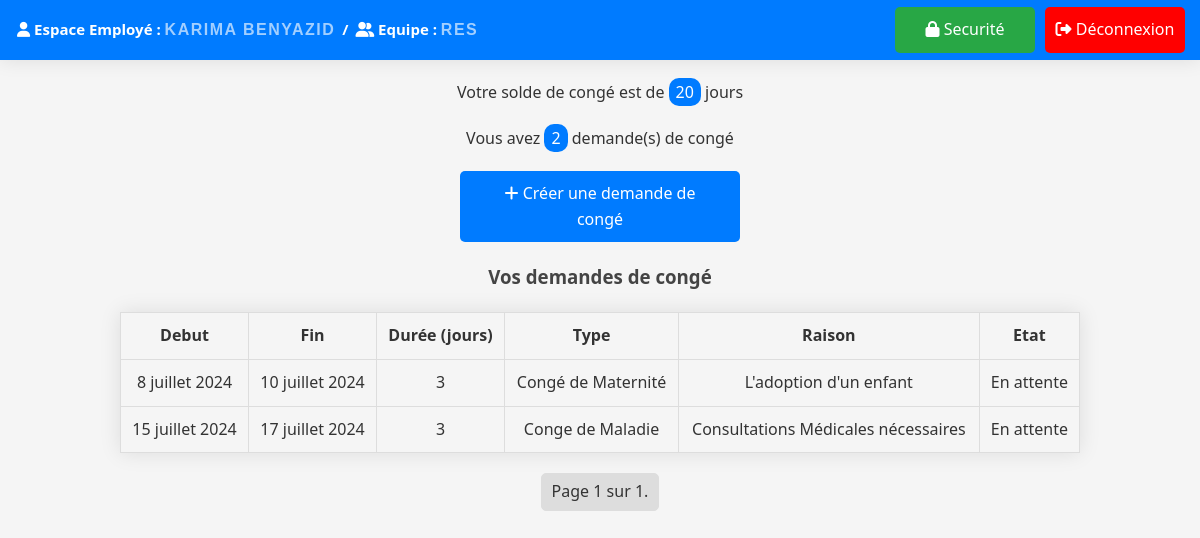
The page /dashboard/ (signed in) on the database its author committed.
### users/models.py (models this page shows, shortened)
class Employe(models.Model):
    user = models.OneToOneField(User, on_delete=models.CASCADE)
    solde_conge = models.IntegerField(default=0)
    superviseur = models.ForeignKey(Superviseur, on_delete=models.CASCADE)
    equipe = models.ForeignKey(Equipe, on_delete=models.CASCADE, null=True)

class Equipe(models.Model):
    nom = models.CharField(max_length=100, null=True)
    seuil_conges = models.IntegerField(default=5)

class DemandeConge(models.Model):
    employe = models.ForeignKey(Employe, related_name='demandes_conge', on_delete=models.CASCADE)
    date_debut = models.DateField()
    date_fin = models.DateField()
    type_conge = models.ForeignKey(TypeConge, on_delete=models.CASCADE)
    raison = models.TextField()
    ETAT_CHOICES = [
        ('EN_ATTENTE', 'En attente'),
        ('APPROUVEE', 'Approuvée'),
        ('REFUSEE', 'Refusée'),
    ]
    etat = models.CharField(max_length=10, choices=ETAT_CHOICES, default='EN_ATTENTE')
    def duree(self):
        return (self.date_fin - self.date_debut).days + 1

class TypeConge(models.Model):
    nom = models.CharField(max_length=200)

### users/views.py (the view)
# urls.py: path('dashboard/', views.dashboard_view, name='dashboard'),
@login_required
def dashboard_view(request):
        if Superviseur.objects.filter(user=request.user).exists():
            return superviseur_index(request)
        elif Employe.objects.filter(user=request.user).exists():
            return employe_index(request)
        elif RessourcesHumaines.objects.filter(user=request.user).exists():
            return ressourceshumaines_index(request)
        else:
            return redirect('admin:index')

### users/views.py (called while the page is built)
def employe_index(request):
    employe = Employe.objects.get(user=request.user)
    demandes_conge = DemandeConge.objects.filter(employe=employe)
    paginator = Paginator(demandes_conge, 5)
    page_number = request.GET.get('page')
    demandes_conge_page = paginator.get_page(page_number)
    nombre_demandes_conge = paginator.count
    context = {
        'employe': employe,
        'demandes_conge': demandes_conge_page,
        'nombre_demandes_conge': nombre_demandes_conge,
    }
    return render(request, 'employes/index.html', context)

### users/templates/employes/index.html (shortened to what this page needs)
{% extends "base.html" %}
{% block topbar-left-container %}
<div class="tb-title"><i class="fa-solid fa-user"></i> Espace Employé : <span class="tp-content">{{ user.first_name }} {{ user.last_name }}</span></div>
<div class="tb-title">/</div>
<div class="tb-title"><i class="fa-solid fa-user-group"></i> Equipe : <span class="tp-content">{{ employe.equipe.nom }}</span></div>
{% endblock %}
{% block topbar-right-container %}
<a class="security-button" href="{% url 'security' %}"><i class="fa-solid fa-lock"></i> Securité</a>
<a class="logout-button" href="{% url 'logout' %}"><i class="fa-solid fa-right-from-bracket"></i> Déconnexion</a>
{% endblock %}
{% block content %}
    <p> Votre solde de congé est de <span class="nbr">{{employe.solde_conge}}</span> jours</p>
    <p>Vous avez <span class="nbr">{{nombre_demandes_conge}}</span> demande(s) de congé</p>
    <div class="actions">
        {% if employe.solde_conge > 0 %}
        <a href="{% url 'create' %}"><i class="fa-solid fa-plus"></i> Créer une demande de congé</a>
        {% else %}
        <p class="plus_conge">Vous n'avez plus de jours de congé disponibles.</p>
        {% endif %}
    </div>
    <h3>Vos demandes de congé</h3>
    <table>
        <thead>
            <tr>
                <th>Debut</th>
                <th>Fin</th>
                <th>Durée (jours)</th>
                <th>Type</th>
                <th>Raison</th>
                <th>Etat</th>
            </tr>
        </thead>
        <tbody>
            {% for demande in demandes_conge %}
            <tr>
                <td>{{ demande.date_debut }}</td>
                <td>{{ demande.date_fin }}</td>
                <td>{{ demande.duree }}</td>
                <td>{{ demande.type_conge.nom }}</td>
                <td>{{ demande.raison }}</td>
                <td>{{ demande.get_etat_display }}</td>
            </tr>
            {% empty %}
            <tr>
                <td colspan="5">Vous n'avez pas de demande de congé.</td>
            </tr>
            {% endfor %}
        </tbody>
    </table>
    <div class="pagination">
        <span class="step-links">
            <span class="current">
                Page {{ demandes_conge.number }} sur {{ demandes_conge.paginator.num_pages }}.
            </span>
        </span>
    </div>
{% endblock %}

### users/static/css/style.css (style rules this page uses)
body { font-family: system-ui, -apple-system, BlinkMacSystemFont, 'Segoe UI', Roboto, Oxygen, Ubuntu, Cantarell, 'Open Sans', 'Helvetica Neue', sans-serif; margin: 0; padding: 0; background-color: #f5f5f5; color: #333; margin: 0; padding: 0; line-height: 1.6; }
h2, h3 { text-align: center; color: #444; margin-top: 20px; }
a { display: block; width: auto; width: 240px; margin: 10px auto; padding: 10px 20px; text-align: center; background-color: #007bff; color: #fff; text-decoration: none; border-radius: 5px; transition: background-color 0.3s ease; }
table { width: 80%; margin: 20px auto; border-collapse: collapse; box-shadow: 0 0 20px rgba(0, 0, 0, 0.1); }
table, th, td { border: 1px solid #ddd; }
th, td { padding: 10px; text-align: center; }
p { width: 100%; }
.nbr { background-color: #007bff; color: #fff; padding: 3px 7px; border-radius: 10px; transition: background-color 0.3s ease; }
p { text-align: center; color: #333; margin-bottom: 20px; }
.tb-title { font-size: 15px; font-weight: bold; margin-left: 7px; }
.tp-content { cursor: pointer; color: rgba(255, 255, 255, 0.637); font-family: "Raleway", Sans-serif; text-transform: uppercase; font-weight: 700; letter-spacing: 1.5px; --base-font-size: 13px; font-size: 16px; font-weight: bold; }
.security-button, .return-button, .settings-button, .reporting-button { display: block; padding: 10px; text-align: center; background-color: #28a745; color: #fff; text-decoration: none; border-radius: 5px; transition: background-color 0.3s ease; width: 120px; margin: 10px 5px; }
.logout-button { display: block; width: 120px; margin: 10px 5px; padding: 10px; text-align: center; background-color: #ff0000; color: #fff; text-decoration: none; border-radius: 5px; transition: background-color 0.3s ease; }
.pagination { display: flex; justify-content: center; margin: 20px 0; }
.pagination .step-links { display: flex; align-items: center; }
.pagination .step-links .current { margin: 0 5px; padding: 5px 10px; border: 1px solid #ddd; border-radius: 5px; background-color: #ddd; }

### rows shown on the page
Employe: equipe.nom "RES", solde_conge "20"
DemandeConge: date_debut "8 juillet 2024", date_fin "10 juillet 2024", duree "3", type_conge.nom "Congé de Maternité", raison "L'adoption d'un enfant", etat "En attente"
DemandeConge: date_debut "15 juillet 2024", date_fin "17 juillet 2024", duree "3", type_conge.nom "Conge de Maladie", raison "Consultations Médicales nécessaires", etat "En attente"

### other values the page prints
{{ user.first_name }} "KARIMA"
{{ user.last_name }} "BENYAZID"
{{ nombre_demandes_conge }} "2"
{{ demandes_conge.number }} "1"
{{ demandes_conge.paginator.num_pages }} "1"
